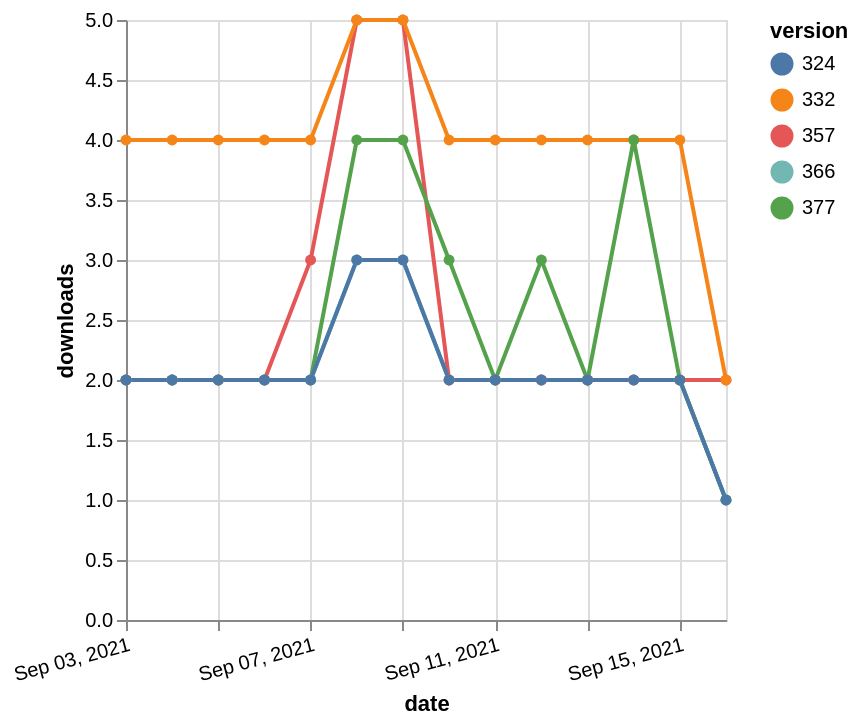

Vega-Lite specification stored for this chart:
### Vega-Lite specification from a JSON file in a GitHub repository (floating-point values rounded to 4 significant figures)
{"$schema": "https://vega.github.io/schema/vega-lite/v5.json", "description": "A simple bar chart with embedded data.", "data": {"values": [{"date": "2021-09-03", "total": 2317, "delta": 2, "version": "366"}, {"date": "2021-09-04", "total": 2319, "delta": 2, "version": "366"}, {"date": "2021-09-05", "total": 2321, "delta": 2, "version": "366"}, {"date": "2021-09-06", "total": 2323, "delta": 2, "version": "366"}, {"date": "2021-09-07", "total": 2325, "delta": 2, "version": "366"}, {"date": "2021-09-08", "total": 2328, "delta": 3, "version": "366"}, {"date": "2021-09-09", "total": 2331, "delta": 3, "version": "366"}, {"date": "2021-09-10", "total": 2333, "delta": 2, "version": "366"}, {"date": "2021-09-11", "total": 2335, "delta": 2, "version": "366"}, {"date": "2021-09-12", "total": 2337, "delta": 2, "version": "366"}, {"date": "2021-09-13", "total": 2339, "delta": 2, "version": "366"}, {"date": "2021-09-14", "total": 2341, "delta": 2, "version": "366"}, {"date": "2021-09-15", "total": 2343, "delta": 2, "version": "366"}, {"date": "2021-09-16", "total": 2344, "delta": 1, "version": "366"}, {"date": "2021-09-03", "total": 2913, "delta": 2, "version": "357"}, {"date": "2021-09-04", "total": 2915, "delta": 2, "version": "357"}, {"date": "2021-09-05", "total": 2917, "delta": 2, "version": "357"}, {"date": "2021-09-06", "total": 2919, "delta": 2, "version": "357"}, {"date": "2021-09-07", "total": 2922, "delta": 3, "version": "357"}, {"date": "2021-09-08", "total": 2927, "delta": 5, "version": "357"}, {"date": "2021-09-09", "total": 2932, "delta": 5, "version": "357"}, {"date": "2021-09-10", "total": 2934, "delta": 2, "version": "357"}, {"date": "2021-09-11", "total": 2936, "delta": 2, "version": "357"}, {"date": "2021-09-12", "total": 2938, "delta": 2, "version": "357"}, {"date": "2021-09-13", "total": 2940, "delta": 2, "version": "357"}, {"date": "2021-09-14", "total": 2942, "delta": 2, "version": "357"}, {"date": "2021-09-15", "total": 2944, "delta": 2, "version": "357"}, {"date": "2021-09-16", "total": 2946, "delta": 2, "version": "357"}, {"date": "2021-09-03", "total": 4966, "delta": 4, "version": "332"}, {"date": "2021-09-04", "total": 4970, "delta": 4, "version": "332"}, {"date": "2021-09-05", "total": 4974, "delta": 4, "version": "332"}, {"date": "2021-09-06", "total": 4978, "delta": 4, "version": "332"}, {"date": "2021-09-07", "total": 4982, "delta": 4, "version": "332"}, {"date": "2021-09-08", "total": 4987, "delta": 5, "version": "332"}, {"date": "2021-09-09", "total": 4992, "delta": 5, "version": "332"}, {"date": "2021-09-10", "total": 4996, "delta": 4, "version": "332"}, {"date": "2021-09-11", "total": 5000, "delta": 4, "version": "332"}, {"date": "2021-09-12", "total": 5004, "delta": 4, "version": "332"}, {"date": "2021-09-13", "total": 5008, "delta": 4, "version": "332"}, {"date": "2021-09-14", "total": 5012, "delta": 4, "version": "332"}, {"date": "2021-09-15", "total": 5016, "delta": 4, "version": "332"}, {"date": "2021-09-16", "total": 5018, "delta": 2, "version": "332"}, {"date": "2021-09-03", "total": 2143, "delta": 2, "version": "377"}, {"date": "2021-09-04", "total": 2145, "delta": 2, "version": "377"}, {"date": "2021-09-05", "total": 2147, "delta": 2, "version": "377"}, {"date": "2021-09-06", "total": 2149, "delta": 2, "version": "377"}, {"date": "2021-09-07", "total": 2151, "delta": 2, "version": "377"}, {"date": "2021-09-08", "total": 2155, "delta": 4, "version": "377"}, {"date": "2021-09-09", "total": 2159, "delta": 4, "version": "377"}, {"date": "2021-09-10", "total": 2162, "delta": 3, "version": "377"}, {"date": "2021-09-11", "total": 2164, "delta": 2, "version": "377"}, {"date": "2021-09-12", "total": 2167, "delta": 3, "version": "377"}, {"date": "2021-09-13", "total": 2169, "delta": 2, "version": "377"}, {"date": "2021-09-14", "total": 2173, "delta": 4, "version": "377"}, {"date": "2021-09-15", "total": 2175, "delta": 2, "version": "377"}, {"date": "2021-09-16", "total": 2176, "delta": 1, "version": "377"}, {"date": "2021-09-03", "total": 2593, "delta": 2, "version": "324"}, {"date": "2021-09-04", "total": 2595, "delta": 2, "version": "324"}, {"date": "2021-09-05", "total": 2597, "delta": 2, "version": "324"}, {"date": "2021-09-06", "total": 2599, "delta": 2, "version": "324"}, {"date": "2021-09-07", "total": 2601, "delta": 2, "version": "324"}, {"date": "2021-09-08", "total": 2604, "delta": 3, "version": "324"}, {"date": "2021-09-09", "total": 2607, "delta": 3, "version": "324"}, {"date": "2021-09-10", "total": 2609, "delta": 2, "version": "324"}, {"date": "2021-09-11", "total": 2611, "delta": 2, "version": "324"}, {"date": "2021-09-12", "total": 2613, "delta": 2, "version": "324"}, {"date": "2021-09-13", "total": 2615, "delta": 2, "version": "324"}, {"date": "2021-09-14", "total": 2617, "delta": 2, "version": "324"}, {"date": "2021-09-15", "total": 2619, "delta": 2, "version": "324"}, {"date": "2021-09-16", "total": 2620, "delta": 1, "version": "324"}]}, "width": "container", "mark": {"type": "line", "point": {"filled": true}}, "encoding": {"x": {"field": "date", "type": "temporal", "timeUnit": "yearmonthdate", "title": "date", "axis": {"labelAngle": -15}}, "y": {"field": "delta", "type": "quantitative", "title": "downloads"}, "color": {"field": "version", "type": "nominal"}, "tooltip": {"field": "delta"}}}
